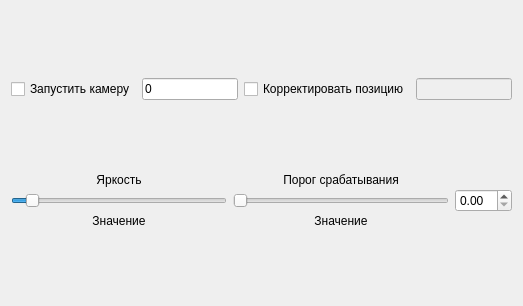
<?xml version="1.0" encoding="UTF-8"?>
<ui version="4.0">
 <class>image_process</class>
 <widget class="QWidget" name="image_process">
  <property name="geometry">
   <rect>
    <x>0</x>
    <y>0</y>
    <width>523</width>
    <height>306</height>
   </rect>
  </property>
  <property name="windowTitle">
   <string>Form</string>
  </property>
  <layout class="QVBoxLayout" name="verticalLayout">
   <item>
    <layout class="QHBoxLayout" name="horizontalLayout_2">
     <item>
      <widget class="QCheckBox" name="chk_capture_image">
       <property name="text">
        <string>Запустить камеру</string>
       </property>
      </widget>
     </item>
     <item>
      <widget class="QLineEdit" name="line_angle">
       <property name="text">
        <string>0</string>
       </property>
      </widget>
     </item>
     <item>
      <widget class="QCheckBox" name="check_correct_pos">
       <property name="text">
        <string>Корректировать позицию</string>
       </property>
      </widget>
     </item>
     <item>
      <widget class="QLineEdit" name="lineEdit">
       <property name="enabled">
        <bool>false</bool>
       </property>
      </widget>
     </item>
    </layout>
   </item>
   <item>
    <layout class="QHBoxLayout" name="horizontalLayout">
     <item>
      <layout class="QVBoxLayout" name="verticalLayout_2">
       <item>
        <widget class="QLabel" name="label">
         <property name="text">
          <string>Яркость</string>
         </property>
         <property name="alignment">
          <set>Qt::AlignCenter</set>
         </property>
        </widget>
       </item>
       <item>
        <widget class="QSlider" name="slider_Y">
         <property name="toolTipDuration">
          <number>-5</number>
         </property>
         <property name="minimum">
          <number>0</number>
         </property>
         <property name="maximum">
          <number>255</number>
         </property>
         <property name="value">
          <number>18</number>
         </property>
         <property name="orientation">
          <enum>Qt::Horizontal</enum>
         </property>
        </widget>
       </item>
       <item>
        <widget class="QLabel" name="value_Y">
         <property name="text">
          <string>Значение</string>
         </property>
         <property name="alignment">
          <set>Qt::AlignCenter</set>
         </property>
        </widget>
       </item>
      </layout>
     </item>
     <item>
      <layout class="QVBoxLayout" name="verticalLayout_4">
       <item>
        <widget class="QLabel" name="label_2">
         <property name="text">
          <string>Порог срабатывания</string>
         </property>
         <property name="alignment">
          <set>Qt::AlignCenter</set>
         </property>
        </widget>
       </item>
       <item>
        <widget class="QSlider" name="slider_intesivity">
         <property name="maximum">
          <number>100</number>
         </property>
         <property name="orientation">
          <enum>Qt::Horizontal</enum>
         </property>
        </widget>
       </item>
       <item>
        <widget class="QLabel" name="value_intesiv">
         <property name="text">
          <string>Значение</string>
         </property>
         <property name="alignment">
          <set>Qt::AlignCenter</set>
         </property>
        </widget>
       </item>
      </layout>
     </item>
     <item>
      <widget class="QDoubleSpinBox" name="spin_intensivity"/>
     </item>
    </layout>
   </item>
   <item>
    <layout class="QHBoxLayout" name="horizontalLayout_3"/>
   </item>
  </layout>
 </widget>
 <resources/>
 <connections/>
</ui>
